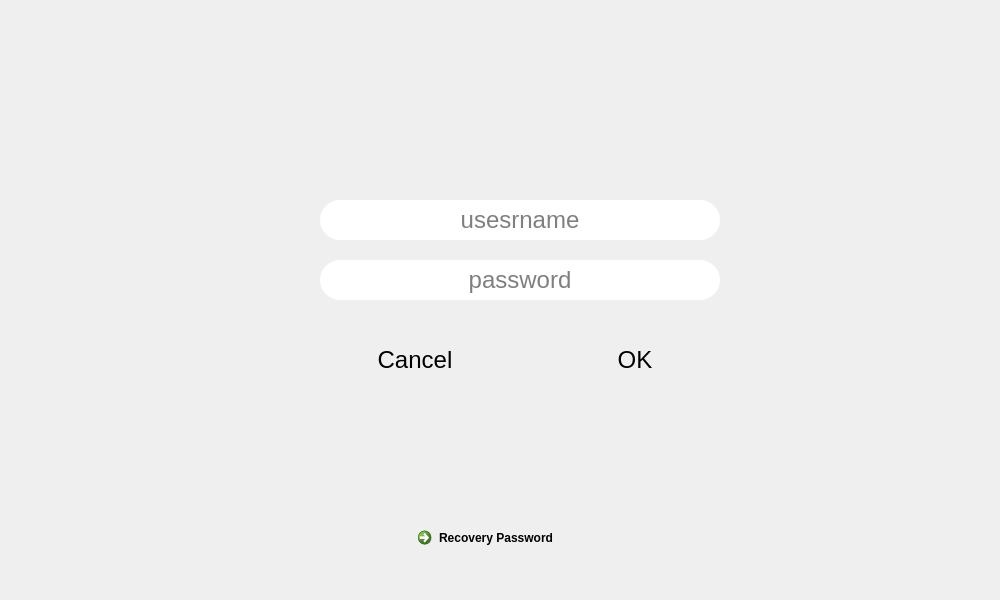
<?xml version="1.0" encoding="UTF-8"?>
<ui version="4.0">
 <class>login</class>
 <widget class="QWidget" name="login">
  <property name="geometry">
   <rect>
    <x>0</x>
    <y>0</y>
    <width>1000</width>
    <height>600</height>
   </rect>
  </property>
  <property name="windowTitle">
   <string>Form</string>
  </property>
  <property name="styleSheet">
   <string notr="true"/>
  </property>
  <widget class="QLabel" name="label">
   <property name="geometry">
    <rect>
     <x>0</x>
     <y>0</y>
     <width>1000</width>
     <height>600</height>
    </rect>
   </property>
   <property name="text">
    <string/>
   </property>
   <property name="pixmap">
    <pixmap resource="resource.qrc">:/src/mountain2.png</pixmap>
   </property>
   <property name="scaledContents">
    <bool>true</bool>
   </property>
  </widget>
  <widget class="QLabel" name="ErrorLabel">
   <property name="geometry">
    <rect>
     <x>324</x>
     <y>420</y>
     <width>400</width>
     <height>40</height>
    </rect>
   </property>
   <property name="font">
    <font>
     <pointsize>11</pointsize>
     <italic>false</italic>
     <bold>false</bold>
     <underline>false</underline>
     <strikeout>false</strikeout>
     <kerning>true</kerning>
    </font>
   </property>
   <property name="styleSheet">
    <string notr="true">color:&quot;red&quot;;</string>
   </property>
   <property name="text">
    <string/>
   </property>
   <property name="alignment">
    <set>Qt::AlignCenter</set>
   </property>
  </widget>
  <widget class="QPushButton" name="CancelpushButton">
   <property name="geometry">
    <rect>
     <x>330</x>
     <y>330</y>
     <width>170</width>
     <height>60</height>
    </rect>
   </property>
   <property name="sizePolicy">
    <sizepolicy hsizetype="Expanding" vsizetype="Fixed">
     <horstretch>50</horstretch>
     <verstretch>0</verstretch>
    </sizepolicy>
   </property>
   <property name="font">
    <font>
     <pointsize>18</pointsize>
    </font>
   </property>
   <property name="cursor">
    <cursorShape>PointingHandCursor</cursorShape>
   </property>
   <property name="styleSheet">
    <string notr="true">#CancelpushButton{
	border:none;
	color: &quot;white&quot;;
	background:&quot;#371D10&quot;;
	border-radius:20px;
}
#CancelpushButton:hover{
	background:&quot;#65350F&quot;;
}</string>
   </property>
   <property name="text">
    <string>Cancel</string>
   </property>
  </widget>
  <widget class="QPushButton" name="OKpushButton">
   <property name="geometry">
    <rect>
     <x>550</x>
     <y>330</y>
     <width>170</width>
     <height>60</height>
    </rect>
   </property>
   <property name="sizePolicy">
    <sizepolicy hsizetype="Expanding" vsizetype="Fixed">
     <horstretch>0</horstretch>
     <verstretch>0</verstretch>
    </sizepolicy>
   </property>
   <property name="font">
    <font>
     <pointsize>18</pointsize>
    </font>
   </property>
   <property name="cursor">
    <cursorShape>PointingHandCursor</cursorShape>
   </property>
   <property name="styleSheet">
    <string notr="true">#OKpushButton{
	border:none;
	color: &quot;white&quot;;
	background:&quot;#371D10&quot;;
	border-radius:20px;
}
#OKpushButton:hover{
	background:&quot;#65350F&quot;;
}</string>
   </property>
   <property name="text">
    <string>OK</string>
   </property>
  </widget>
  <widget class="QLineEdit" name="PasswordLineEdit">
   <property name="geometry">
    <rect>
     <x>320</x>
     <y>260</y>
     <width>400</width>
     <height>40</height>
    </rect>
   </property>
   <property name="font">
    <font>
     <pointsize>18</pointsize>
    </font>
   </property>
   <property name="styleSheet">
    <string notr="true">border-radius: 20px;
border: none;
background-color:rgba(255, 255, 255, .5);</string>
   </property>
   <property name="text">
    <string/>
   </property>
   <property name="echoMode">
    <enum>QLineEdit::Password</enum>
   </property>
   <property name="alignment">
    <set>Qt::AlignCenter</set>
   </property>
   <property name="placeholderText">
    <string>password</string>
   </property>
  </widget>
  <widget class="QLineEdit" name="UsernameLineEdit">
   <property name="geometry">
    <rect>
     <x>320</x>
     <y>200</y>
     <width>400</width>
     <height>40</height>
    </rect>
   </property>
   <property name="font">
    <font>
     <pointsize>18</pointsize>
    </font>
   </property>
   <property name="styleSheet">
    <string notr="true">border-radius: 20px;
border: none;
background-color:rgba(255, 255, 255, .5);</string>
   </property>
   <property name="alignment">
    <set>Qt::AlignCenter</set>
   </property>
   <property name="placeholderText">
    <string>usesrname</string>
   </property>
  </widget>
  <widget class="QCommandLinkButton" name="recovery">
   <property name="geometry">
    <rect>
     <x>410</x>
     <y>520</y>
     <width>222</width>
     <height>47</height>
    </rect>
   </property>
   <property name="styleSheet">
    <string notr="true"/>
   </property>
   <property name="text">
    <string>Recovery Password</string>
   </property>
  </widget>
 </widget>
 <resources>
  <include location="resource.qrc"/>
 </resources>
 <connections/>
</ui>
